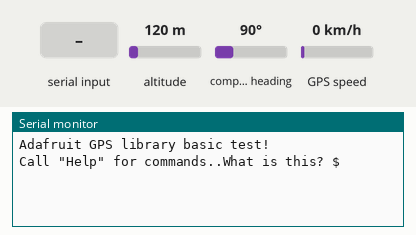
Bench run of a sketch on a simulated Arduino Uno, built with avr-gcc and run on an emulated ATmega328P. Shown: the last lines printed to the serial monitor. The test bench sets the inputs (shaded band); at power-on: altitude 120 m, compass heading 90°, GPS speed 0 km/h. The GPS gets a fix after 3 s at 37.7749, -122.4194 with 8 satellites.

Above: at 7.2 s.
7.3 s: "Time\n" received over Serial
At 8.5 s:
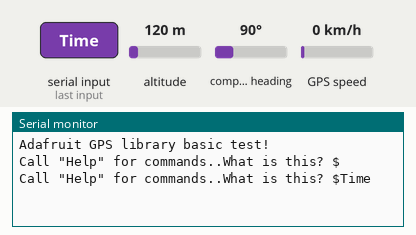
8.8 s: "Ti\n" received over Serial
At 9.9 s:
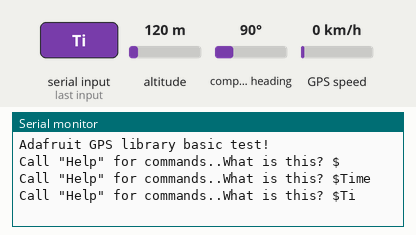
10.3 s: "Hour\n" received over Serial
At 11.0 s:
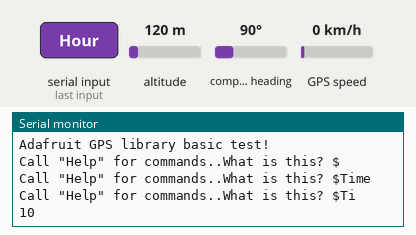
11.8 s: "Date\n" received over Serial
At 12.2 s:
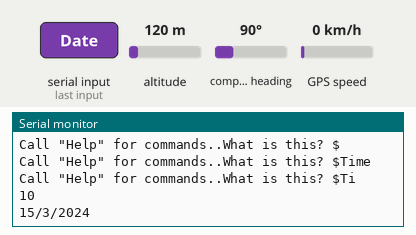
13.3 s: "Fix\n" received over Serial
At 14.5 s:
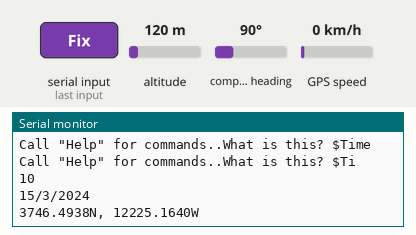
14.8 s: "Time\n" received over Serial
At 15.6 s:
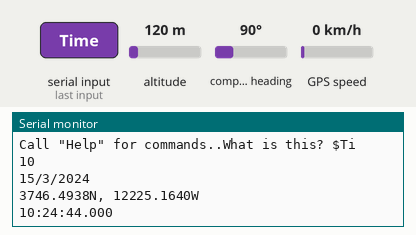

Measured:
- after the input at 7.3 s, the serial monitor: prints a new line at once (image 1)
- after the input at 8.8 s, the serial monitor: prints a new line at once (image 2)
- after the input at 10.3 s, the serial monitor: prints a new line at once (image 3)
- after the input at 11.8 s, the serial monitor: prints a new line at once (image 4)
- after the input at 13.3 s, the serial monitor: prints a new line at once (image 5)
- after the input at 14.8 s, the serial monitor: prints a new line at once (image 6)

The sketch:

gpsv1.ino
```cpp
#include <Adafruit_GPS.h>
#include <SoftwareSerial.h>
// Connect the GPS Power pin to 5V
// Connect the GPS Ground pin to ground
// Connect the GPS TX (transmit) pin to Digital 8
// Connect the GPS RX (receive) pin to Digital 7
// you can change the pin numbers to match your wiring:
SoftwareSerial mySerial(8, 7);
//SoftwareSerial BBBserial(4,5);
Adafruit_GPS GPS(&mySerial);
// Set GPSECHO to 'false' to turn off echoing the GPS data to the Serial console
// Set to 'true' if you want to debug and listen to the raw GPS sentences
bool GPSECHO = false;

void setup()
{
  // connect at 115200 so we can read the GPS fast enough and echo without dropping chars
  // also spit it out
  Serial.begin(115200);
  delay(5000);
  //BBBserial.begin(115200);
  //delay(5000);
  Serial.println("Adafruit GPS library basic test!");
  // 9600 NMEA is the default baud rate for Adafruit MTK GPS's- some use 4800
  GPS.begin(9600);
  // uncomment this line to turn on RMC (recommended minimum) and GGA (fix data) including altitude
  GPS.sendCommand(PMTK_SET_NMEA_OUTPUT_RMCGGA);
  // uncomment this line to turn on only the "minimum recommended" data
  //GPS.sendCommand(PMTK_SET_NMEA_OUTPUT_RMCONLY);
  // For parsing data, we don't suggest using anything but either RMC only or RMC+GGA since
  // the parser doesn't care about other sentences at this time
  // Set the update rate
  GPS.sendCommand(PMTK_SET_NMEA_UPDATE_1HZ);   // 1 Hz update rate
  // For the parsing code to work nicely and have time to sort thru the data, and
  // print it out we don't suggest using anything higher than 1 Hz
  // Request updates on antenna status, comment out to keep quiet
  GPS.sendCommand(PGCMD_ANTENNA);

  delay(1000);
  // Ask for firmware version
  mySerial.println(PMTK_Q_RELEASE);
}
String command = " ";
void loop()                     // run over and over again
{
  char c = GPS.read();
  // if you want to debug, this is a good time to do it!
  if ((c) && (GPSECHO))
    Serial.write(c);
  // if a sentence is received, we can check the checksum, parse it...
  if (GPS.newNMEAreceived()) {
    // a tricky thing here is if we print the NMEA sentence, or data
    // we end up not listening and catching other sentences!
    // so be very wary if using OUTPUT_ALLDATA and trytng to print out data
    //Serial.println(GPS.lastNMEA());   // this also sets the newNMEAreceived() flag to false
  if (!GPS.parse(GPS.lastNMEA()))   // this also sets the newNMEAreceived() flag to false
      return;  // we can fail to parse a sentence in which case we should just wait for another
  }
  // This is the part where we check if the BBBlue is sending data to the arduion
  if(Serial.available()){
        command = Serial.readStringUntil('\n'); // The data MUST END ON NEW LINE \n
        if(command == "Time" || command == "Ti"){
            //Serial.print("Time: ");
            if (GPS.hour < 10) { Serial.print('0'); }
            Serial.print(GPS.hour, DEC); Serial.print(':');
            if (GPS.minute < 10) { Serial.print('0'); }
            Serial.print(GPS.minute, DEC); Serial.print(':');
            if (GPS.seconds < 10) { Serial.print('0'); }
            Serial.print(GPS.seconds, DEC); Serial.print('.');
            if (GPS.milliseconds < 10) {
              Serial.print("00");
            } else if (GPS.milliseconds > 9 && GPS.milliseconds < 100) {
              Serial.print("0");
            }
            Serial.println(GPS.milliseconds);
        }else if(command == "Hour"){
          if (GPS.hour < 10) { Serial.print('0'); }
            Serial.println(GPS.hour, DEC);
        }else if(command == "Min"){
          if (GPS.minute < 10) { Serial.print('0'); }
            Serial.println(GPS.minute, DEC);
        }else if(command == "Sec"){
          if (GPS.seconds < 10) { Serial.print('0'); }
            Serial.println(GPS.seconds, DEC);
        }else if(command == "Date"){
          //Serial.print("Date: ");
          Serial.print(GPS.day, DEC); Serial.print('/');
          Serial.print(GPS.month, DEC); Serial.print("/20");
          Serial.println(GPS.year, DEC);
        }else if(command == "Fix" || command == "Fi" || command == "F"){
          //Serial.print("Location: ");
          Serial.print(GPS.latitude, 4);
          Serial.print(GPS.lat);
          Serial.print(", ");
          Serial.print(GPS.longitude, 4);
          Serial.println(GPS.lon);
        }else if(command == "Speed" || command == "Sp"){
          //Serial.print("Speed m/s: ");
          Serial.println(GPS.speed/1.944); // It is knots...
        }else if(command == "Angle" || command == "An"){
          //Serial.print("Angle: ");
          Serial.println(GPS.angle); ///< Course in degrees from true north
        }else if(command == "Alti"){
          //Serial.print("Altitude: ");
          Serial.println(GPS.altitude);
        }else if(command == "Sats" || command == "Sat" || command == "Sa" || command == "S"){
          //Serial.print("Satellites: ");
          Serial.println((int)GPS.satellites);
        }else if(command == "Help"){
          Serial.println("Alti: Altitude in meters above MSL ");
          Serial.println("Angle: Course in degrees from true north ");
          Serial.println("Date: GMT day, month, year ");
          Serial.println("Time: GMT hours, minutes, seconds, milliseconds ");
          Serial.println("Fix: Sata data");
          Serial.println("Sats: Number of satellites in use");
        }else if(command == "GPSECHO"){
            GPSECHO = !GPSECHO;
        }
        else{
          Serial.print("Call \"Help\" for commands..");
          Serial.print("What is this? "); Serial.println(command);
        }
        command = "";
   }
}
```
